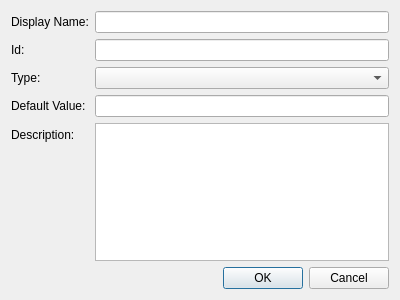
<?xml version="1.0" encoding="UTF-8"?>
<ui version="4.0">
 <class>FieldDefinitionWindow</class>
 <widget class="QDialog" name="FieldDefinitionWindow">
  <property name="geometry">
   <rect>
    <x>0</x>
    <y>0</y>
    <width>400</width>
    <height>300</height>
   </rect>
  </property>
  <property name="windowTitle">
   <string>Field Definition</string>
  </property>
  <layout class="QFormLayout" name="formLayout">
   <item row="3" column="0">
    <widget class="QLabel" name="labelId">
     <property name="text">
      <string>Id:</string>
     </property>
    </widget>
   </item>
   <item row="2" column="0">
    <widget class="QLabel" name="labelDisplayName">
     <property name="text">
      <string>Display Name:</string>
     </property>
    </widget>
   </item>
   <item row="4" column="0">
    <widget class="QLabel" name="labelType">
     <property name="text">
      <string>Type:</string>
     </property>
    </widget>
   </item>
   <item row="5" column="0">
    <widget class="QLabel" name="labelDefaultValue">
     <property name="text">
      <string>Default Value:</string>
     </property>
    </widget>
   </item>
   <item row="6" column="0">
    <widget class="QLabel" name="labelDescription">
     <property name="text">
      <string>Description:</string>
     </property>
    </widget>
   </item>
   <item row="2" column="1">
    <widget class="QLineEdit" name="lineEditDisplayName"/>
   </item>
   <item row="3" column="1">
    <widget class="QLineEdit" name="lineEditId"/>
   </item>
   <item row="4" column="1">
    <widget class="QComboBox" name="comboBoxType"/>
   </item>
   <item row="9" column="1">
    <widget class="QDialogButtonBox" name="buttonBox">
     <property name="orientation">
      <enum>Qt::Horizontal</enum>
     </property>
     <property name="standardButtons">
      <set>QDialogButtonBox::Cancel|QDialogButtonBox::Ok</set>
     </property>
    </widget>
   </item>
   <item row="6" column="1">
    <widget class="QPlainTextEdit" name="plainTextEditDescription"/>
   </item>
   <item row="5" column="1">
    <widget class="QLineEdit" name="lineEditDefaultValue"/>
   </item>
  </layout>
 </widget>
 <resources/>
 <connections>
  <connection>
   <sender>buttonBox</sender>
   <signal>accepted()</signal>
   <receiver>FieldDefinitionWindow</receiver>
   <slot>accept()</slot>
   <hints>
    <hint type="sourcelabel">
     <x>248</x>
     <y>254</y>
    </hint>
    <hint type="destinationlabel">
     <x>157</x>
     <y>274</y>
    </hint>
   </hints>
  </connection>
  <connection>
   <sender>buttonBox</sender>
   <signal>rejected()</signal>
   <receiver>FieldDefinitionWindow</receiver>
   <slot>reject()</slot>
   <hints>
    <hint type="sourcelabel">
     <x>316</x>
     <y>260</y>
    </hint>
    <hint type="destinationlabel">
     <x>286</x>
     <y>274</y>
    </hint>
   </hints>
  </connection>
 </connections>
</ui>
